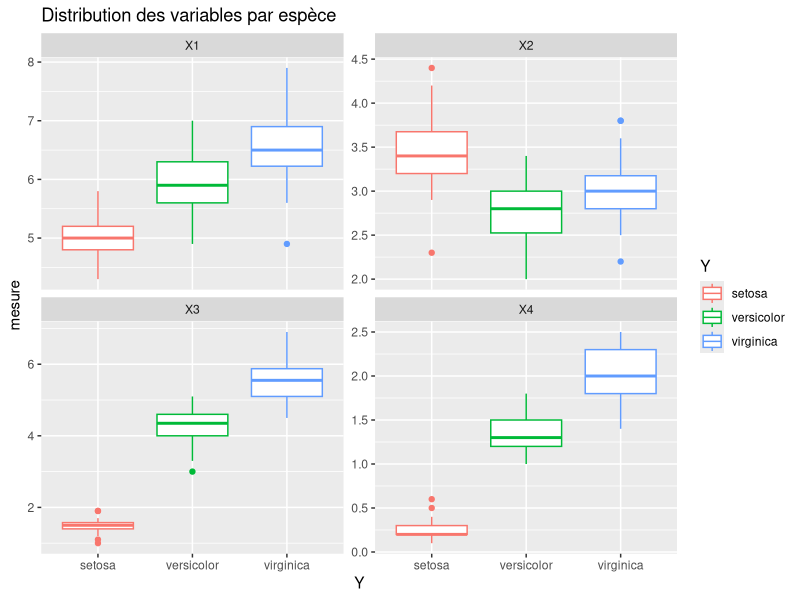
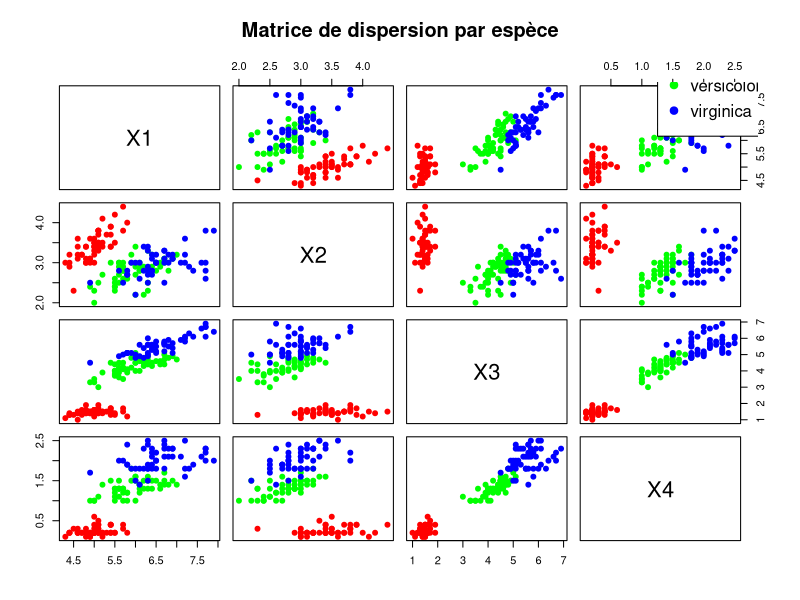
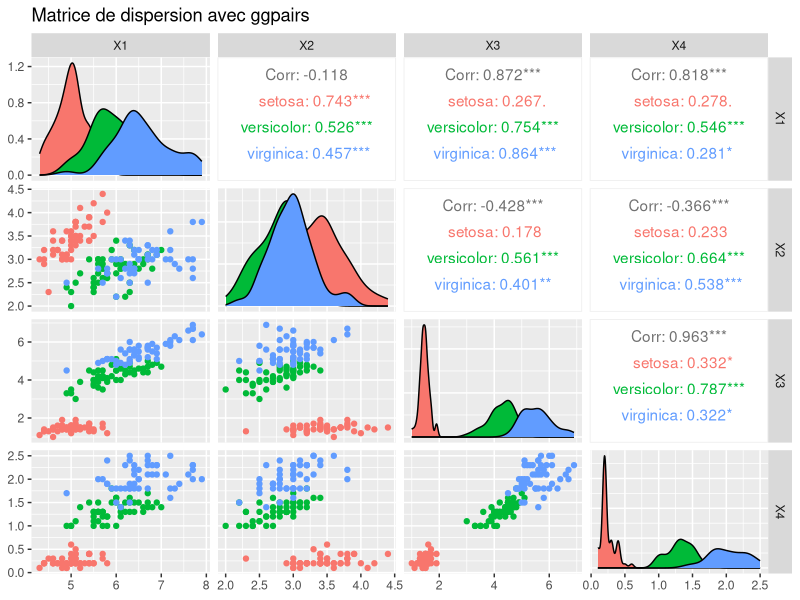
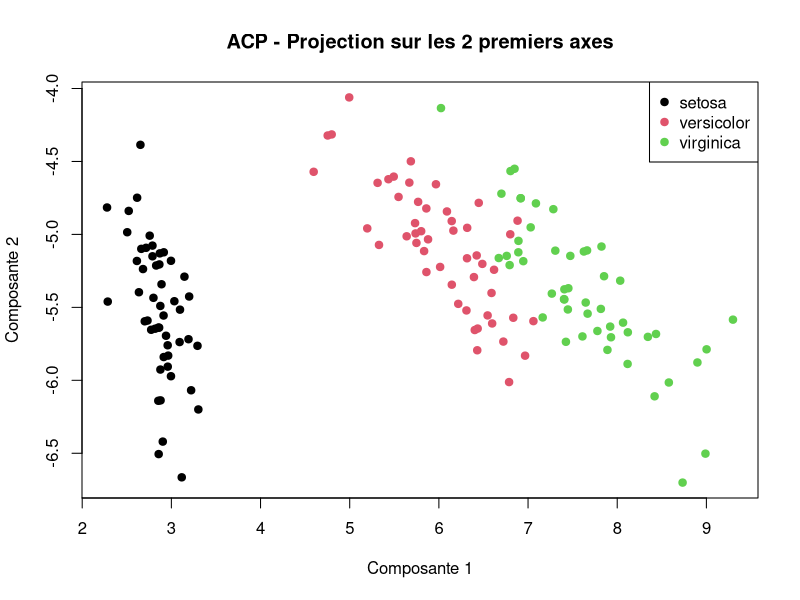
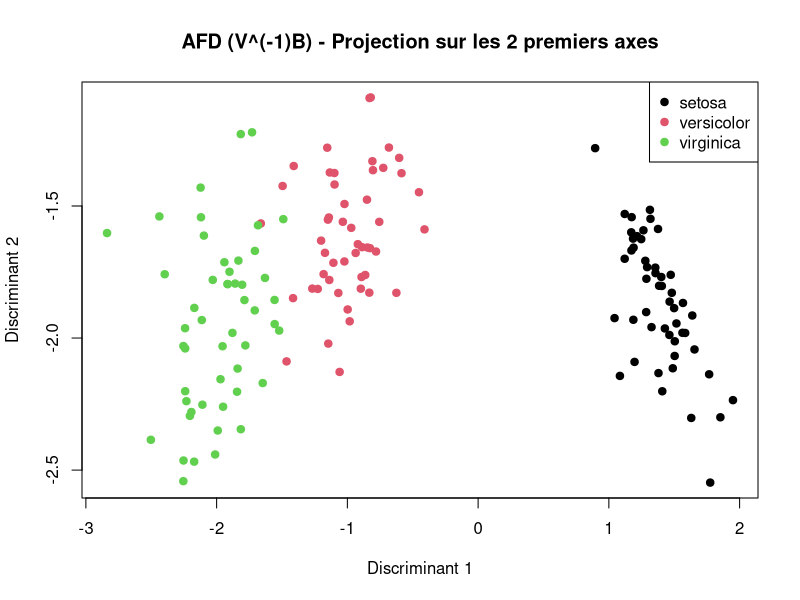
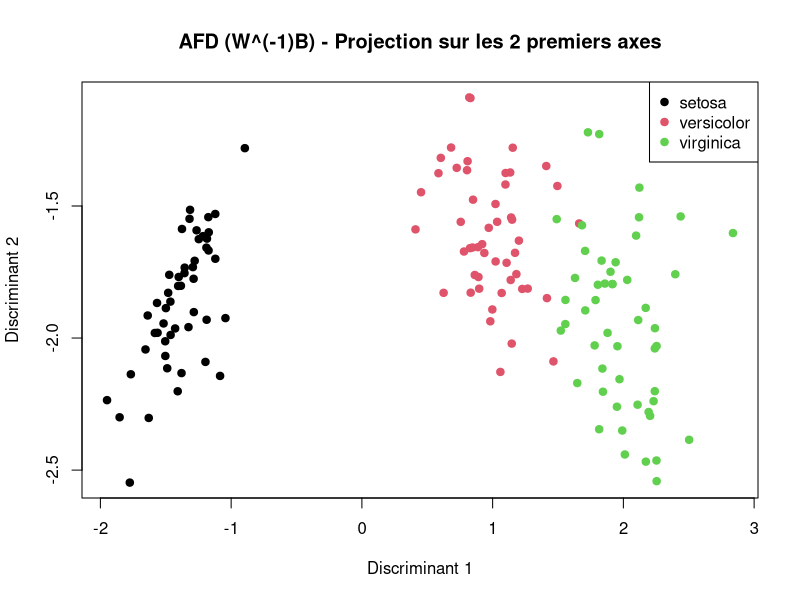

Here is the R script that generated these plots, in order:
# =====================================================
# TP1 : Analyse Factorielle Discriminante - Jeu iris
# =====================================================

# Chargement des librairies nécessaires
library(ggplot2)
library(tidyr)
library(dplyr)
library(GGally)

# =====================================================
# 1. Analyse préliminaire du jeu de données iris
# =====================================================

cat("\n========================================\n")
cat("PARTIE 1 : ANALYSE PRELIMINAIRE\n")
cat("========================================\n\n")

# Chargement des données
data("iris")

# 1.1 Renommer les variables
cat("1.1 Renommage des variables\n")
iris <- iris %>%
  rename(
    X1 = Sepal.Length,
    X2 = Sepal.Width,
    X3 = Petal.Length,
    X4 = Petal.Width,
    Y = Species
  )

print(head(iris))

# 1.2 Représentations graphiques des liens entre variables et Y
cat("\n1.2 Représentations graphiques\n")
cat("Graphique boxplot par variable...\n")

p <- iris %>%
  gather("variable", "mesure", -Y) %>%
  ggplot(aes(x = Y, y = mesure, col = Y)) +
  geom_boxplot() +
  facet_wrap(~variable, scales = "free_y") +
  ggtitle("Distribution des variables par espèce")

print(p)

# 1.3 Matrice de dispersion avec couleurs
cat("\n1.3 Matrice de dispersion (pairs)\n")
colors <- c("setosa" = "red", "versicolor" = "green", "virginica" = "blue")
pairs(iris[, 1:4],
  col = colors[iris$Y], pch = 19,
  main = "Matrice de dispersion par espèce"
)
legend("topright", legend = levels(iris$Y), col = colors, pch = 19)

# Avec GGally
cat("\nMatrice de dispersion avec ggpairs...\n")
print(ggpairs(iris,
  columns = 1:4, aes(color = Y),
  title = "Matrice de dispersion avec ggpairs"
))

# 1.4 ANOVA et R²
cat("\n1.4 ANOVA et R²\n")

# Calcul automatique des ANOVAs
allanov <- lapply(1:4, FUN = function(i) {
  anova(lm(get(paste0("X", i)) ~ Y, data = iris))
})

allpval <- sapply(allanov, FUN = function(x) x$`Pr(>F)`[1])
cat("\nP-values des ANOVAs:\n")
print(allpval)

# Calcul des R²
allr2 <- sapply(summary(lm(cbind(X1, X2, X3, X4) ~ Y, data = iris)),
  FUN = function(x) x$r.squared
)
cat("\nR² pour chaque variable:\n")
print(allr2)

# Variable la mieux expliquée par Y
best_var <- names(allr2)[which.max(allr2)]
cat("\nVariable la mieux expliquée par Y:", best_var, "(R² =", max(allr2), ")\n")

# =====================================================
# 2. Analyse Factorielle Discriminante
# =====================================================

cat("\n========================================\n")
cat("PARTIE 2 : ANALYSE FACTORIELLE DISCRIMINANTE\n")
cat("========================================\n\n")

# 2.1 Calcul des matrices de variance-covariance

cat("2.1 Calcul des matrices de variance-covariance\n\n")

# Matrice de covariance globale V (avec method = "ML")
# method = "ML" donne le Maximum de Vraisemblance (divise par n, pas n-1)
cat("L'option method = 'ML' permet de calculer la matrice de covariance en utilisant\n")
cat("l'estimateur du Maximum de Vraisemblance, qui divise par n (et non n-1 comme\n")
cat("l'estimateur sans biais par défaut). Cela donne la vraie variance de l'échantillon.\n\n")
V_result <- cov.wt(iris[, 1:4], method = "ML")
V <- V_result$cov
cat("V - Matrice de covariance globale:\n")
print(V)

# Effectifs par groupe
n_i <- table(iris$Y)
n <- nrow(iris)
cat("\nEffectifs par groupe:\n")
print(n_i)

# Matrices de covariance intra-groupe Wi
W_list <- by(iris[, 1:4], iris$Y, function(x) cov.wt(x, method = "ML")$cov)
cat("\nMatrices de covariance intra-groupe:\n")
for (i in seq_along(W_list)) {
  cat("\nW", i, "(", names(W_list)[i], "):\n", sep = "")
  print(W_list[[i]])
}

# Matrice de covariance intra-groupe W pondérée
W <- (n_i[1] * W_list[[1]] + n_i[2] * W_list[[2]] + n_i[3] * W_list[[3]]) / n
cat("\nW - Matrice de covariance intra-groupe (pondérée):\n")
print(W)

# Matrice de covariance inter-groupe B
# Calcul des centres des classes
G <- by(iris[, 1:4], iris$Y, colMeans)
G_matrix <- do.call(rbind, G)
cat("\nCentres des classes (G):\n")
print(G_matrix)

# Moyenne globale
X_bar <- colMeans(iris[, 1:4])
cat("\nMoyenne globale:\n")
print(X_bar)

# Calcul de B avec cov.wt pondérée
B <- cov.wt(G_matrix, wt = as.numeric(n_i), method = "ML")$cov
cat("\nB - Matrice de covariance inter-groupe:\n")
print(B)

# Vérification V = W + B
cat("\nVérification V = W + B:\n")
cat("V:\n")
print(V)
cat("\nW + B:\n")
print(W + B)
cat("\nDifférence max (devrait être proche de 0):", max(abs(V - (W + B))), "\n")

# 2.2 Réalisation de l'AFD

cat("\n\n2.2 Réalisation de l'AFD\n\n")

# ACP pour comparaison
cat("--- Comparaison avec ACP ---\n")
ACP <- eigen(V)$vectors
c_acp <- as.matrix(iris[, 1:4]) %*% ACP[, 1:2]

# Pourcentage d'inertie expliquée en ACP
val_propres_acp <- eigen(V)$values
pct_inertie_acp <- val_propres_acp / sum(val_propres_acp) * 100
cat("Pourcentage d'inertie expliquée par axe (ACP):\n")
cat("Axe 1:", pct_inertie_acp[1], "%\n")
cat("Axe 2:", pct_inertie_acp[2], "%\n")
cat("Deux premiers axes:", sum(pct_inertie_acp[1:2]), "%\n")

# Plot ACP
plot(c_acp,
  col = iris$Y, pch = 19, main = "ACP - Projection sur les 2 premiers axes",
  xlab = "Composante 1", ylab = "Composante 2"
)
legend("topright", legend = levels(iris$Y), col = 1:3, pch = 19)

# AFD avec V^(-1)B
cat("\n--- AFD avec V^(-1)B ---\n")
V_inv_B <- solve(V) %*% B
afd_vb <- eigen(V_inv_B)

# Valeurs propres
lambda <- Re(afd_vb$values[1:4])
cat("Valeurs propres de V^(-1)B:\n")
print(lambda)

# Vecteurs propres
vep_vb <- Re(afd_vb$vectors[, 1:2])

# Coordonnées des points projetés
c_vb <- as.matrix(iris[, 1:4]) %*% vep_vb
colnames(c_vb) <- c("d1", "d2")

cat("\nCoordonnées des points projetés (premières lignes):\n")
print(head(c_vb))

# Plot AFD (V^(-1)B)
plot(c_vb,
  col = iris$Y, pch = 19, main = "AFD (V^(-1)B) - Projection sur les 2 premiers axes",
  xlab = "Discriminant 1", ylab = "Discriminant 2"
)
legend("topright", legend = levels(iris$Y), col = 1:3, pch = 19)

# Variance expliquée par la classe pour d1 et d2
r2_d1 <- summary(lm(c_vb[, 1] ~ iris$Y))$r.squared
cat("\nPart de variance de d1 expliquée par la classe:", r2_d1 * 100, "%\n")

r2_d2 <- summary(lm(c_vb[, 2] ~ iris$Y))$r.squared
cat("Part de variance de d2 expliquée par la classe:", r2_d2 * 100, "%\n")

# AFD avec W^(-1)B
cat("\n--- AFD avec W^(-1)B ---\n")
W_inv_B <- solve(W) %*% B
afd_wb <- eigen(W_inv_B)

# Valeurs propres
mu <- Re(afd_wb$values[1:4])
cat("Valeurs propres de W^(-1)B (mu):\n")
print(mu)

# Démonstration de la relation mu = lambda / (1 - lambda) :
# On a V = W + B, donc V^(-1)B a pour valeur propre lambda_j avec vecteur propre u_j :
#   V^(-1) B u_j = lambda_j u_j
#   => B u_j = lambda_j V u_j = lambda_j (W + B) u_j
#   => B u_j - lambda_j B u_j = lambda_j W u_j
#   => (1 - lambda_j) B u_j = lambda_j W u_j
#   => W^(-1) B u_j = lambda_j / (1 - lambda_j) u_j
# Donc mu_j = lambda_j / (1 - lambda_j), avec les mêmes vecteurs propres.

cat("\nVérification de la relation mu = lambda / (1 - lambda):\n")
mu_calc <- lambda / (1 - lambda)
cat("mu calculé:", mu_calc, "\n")
cat("mu obtenu:", mu[1:4], "\n")
cat("Différence:", max(abs(mu[1:4] - mu_calc)), "\n")

# Vecteurs propres et coordonnées
vep_wb <- Re(afd_wb$vectors[, 1:2])
c_wb <- as.matrix(iris[, 1:4]) %*% vep_wb

plot(c_wb,
  col = iris$Y, pch = 19, main = "AFD (W^(-1)B) - Projection sur les 2 premiers axes",
  xlab = "Discriminant 1", ylab = "Discriminant 2"
)
legend("topright", legend = levels(iris$Y), col = 1:3, pch = 19)

# 2.2.5 Comparaison ACP vs AFD
cat("\n--- Comparaison ACP vs AFD ---\n")
cat(
  "En ACP, les deux premiers axes expliquent", round(sum(pct_inertie_acp[1:2]), 2),
  "% de l'inertie totale.\n"
)
cat("Cependant l'ACP maximise la variance totale, sans tenir compte des classes.\n")
cat("En AFD, les axes discriminants maximisent la séparation entre classes :\n")
cat("  - d1 : R² =", round(r2_d1 * 100, 2), "% de variance expliquée par la classe\n")
cat("  - d2 : R² =", round(r2_d2 * 100, 2), "% de variance expliquée par la classe\n")
cat("L'AFD sépare donc beaucoup mieux les groupes que l'ACP, car elle\n")
cat("cherche explicitement à maximiser le rapport variance inter / variance intra.\n")
cat("Sur le graphique AFD, les 3 espèces sont nettement mieux séparées que sur l'ACP.\n")

# 2.3 Calcul des scores discriminants

cat("\n\n2.3 Calcul des scores discriminants\n\n")

# Calcul des coefficients de score pour chaque groupe
# alpha_i0 = -X_i' W^(-1) X_i
# alpha_ij = 2 * (W^(-1) X_i)_j

W_inv <- solve(W)

# Centres des classes (moyennes par groupe)
centres <- by(iris[, 1:4], iris$Y, colMeans)

# Calcul des coefficients
coefficients <- matrix(0, nrow = 5, ncol = 3)
rownames(coefficients) <- c("alpha0", "X1", "X2", "X3", "X4")
colnames(coefficients) <- names(centres)

for (i in 1:3) {
  xi <- centres[[i]]
  # alpha_i0
  coefficients[1, i] <- -t(xi) %*% W_inv %*% xi
  # alpha_ij (j = 1..4)
  coefficients[2:5, i] <- 2 * (W_inv %*% xi)
}

cat("Tableau des coefficients de score:\n")
print(coefficients)

# Calcul des scores pour tous les individus
# On ajoute une colonne de 1 pour le terme constant
X_avec_constante <- cbind(1, as.matrix(iris[, 1:4]))

# Scores pour chaque groupe
scores <- X_avec_constante %*% coefficients
colnames(scores) <- names(centres)

cat("\nScores des individus (premières lignes):\n")
print(head(scores))

# Classement des individus (groupe avec le score maximal)
classement <- apply(scores, 1, which.max)
classement <- factor(classement, levels = 1:3, labels = levels(iris$Y))

cat("\nClassement des individus (premiers):\n")
print(head(classement))

# Table de confusion
cat("\nTable de confusion:\n")
print(table(Predit = classement, Reel = iris$Y))

# Taux de bon classement
taux_bon <- mean(classement == iris$Y)
cat("\nTaux de bon classement:", taux_bon * 100, "%\n")

# =====================================================
# Résumé des résultats
# =====================================================

cat("\n========================================\n")
cat("RESUME DES RESULTATS\n")
cat("========================================\n")
cat("\n1. Analyse préliminaire:\n")
cat("   - Variable la mieux expliquée:", best_var, "(R² =", round(max(allr2), 4), ")\n")
cat("\n2. AFD:\n")
cat("   - V = W + B : Vérifié\n")
cat("   - Relation mu = lambda/(1-lambda) : Vérifiée\n")
cat("   - Variance d1 expliquée par classe:", round(r2_d1 * 100, 2), "%\n")
cat("   - Variance d2 expliquée par classe:", round(r2_d2 * 100, 2), "%\n")
cat("\n3. Scores discriminants:\n")
cat("   - Taux de bon classement:", round(taux_bon * 100, 2), "%\n")
